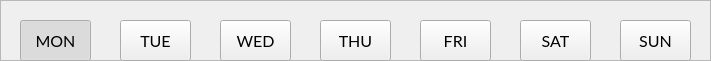
    <widget class="QFrame" name="frame_2">
     <property name="geometry">
      <rect>
       <x>20</x>
       <y>50</y>
       <width>711</width>
       <height>61</height>
      </rect>
     </property>
     <property name="frameShape">
      <enum>QFrame::StyledPanel</enum>
     </property>
     <property name="frameShadow">
      <enum>QFrame::Raised</enum>
     </property>
     <widget class="QToolButton" name="MON_2">
      <property name="geometry">
       <rect>
        <x>20</x>
        <y>20</y>
        <width>71</width>
        <height>41</height>
       </rect>
      </property>
      <property name="font">
       <font>
        <family>lato</family>
        <pointsize>12</pointsize>
        <weight>50</weight>
        <bold>false</bold>
       </font>
      </property>
      <property name="focusPolicy">
       <enum>Qt::NoFocus</enum>
      </property>
      <property name="text">
       <string>MON</string>
      </property>
      <property name="checkable">
       <bool>true</bool>
      </property>
      <property name="checked">
       <bool>true</bool>
      </property>
      <property name="autoExclusive">
       <bool>true</bool>
      </property>
     </widget>
     <widget class="QToolButton" name="TUE_2">
      <property name="geometry">
       <rect>
        <x>120</x>
        <y>20</y>
        <width>71</width>
        <height>41</height>
       </rect>
      </property>
      <property name="font">
       <font>
        <family>lato</family>
        <pointsize>12</pointsize>
        <weight>50</weight>
        <bold>false</bold>
       </font>
      </property>
      <property name="focusPolicy">
       <enum>Qt::NoFocus</enum>
      </property>
      <property name="text">
       <string>TUE</string>
      </property>
      <property name="checkable">
       <bool>true</bool>
      </property>
      <property name="autoExclusive">
       <bool>true</bool>
      </property>
     </widget>
     <widget class="QToolButton" name="WED_2">
      <property name="geometry">
       <rect>
        <x>220</x>
        <y>20</y>
        <width>71</width>
        <height>41</height>
       </rect>
      </property>
      <property name="font">
       <font>
        <family>lato</family>
        <pointsize>12</pointsize>
        <weight>50</weight>
        <bold>false</bold>
       </font>
      </property>
      <property name="focusPolicy">
       <enum>Qt::NoFocus</enum>
      </property>
      <property name="text">
       <string>WED</string>
      </property>
      <property name="checkable">
       <bool>true</bool>
      </property>
      <property name="autoExclusive">
       <bool>true</bool>
      </property>
     </widget>
     <widget class="QToolButton" name="THU_2">
      <property name="geometry">
       <rect>
        <x>320</x>
        <y>20</y>
        <width>71</width>
        <height>41</height>
       </rect>
      </property>
      <property name="font">
       <font>
        <family>lato</family>
        <pointsize>12</pointsize>
        <weight>50</weight>
        <bold>false</bold>
       </font>
      </property>
      <property name="focusPolicy">
       <enum>Qt::NoFocus</enum>
      </property>
      <property name="text">
       <string>THU</string>
      </property>
      <property name="checkable">
       <bool>true</bool>
      </property>
      <property name="autoExclusive">
       <bool>true</bool>
      </property>
     </widget>
     <widget class="QToolButton" name="FRI_2">
      <property name="geometry">
       <rect>
        <x>420</x>
        <y>20</y>
        <width>71</width>
        <height>41</height>
       </rect>
      </property>
      <property name="font">
       <font>
        <family>lato</family>
        <pointsize>12</pointsize>
        <weight>50</weight>
        <bold>false</bold>
       </font>
      </property>
      <property name="focusPolicy">
       <enum>Qt::NoFocus</enum>
      </property>
      <property name="text">
       <string>FRI</string>
      </property>
      <property name="checkable">
       <bool>true</bool>
      </property>
      <property name="autoExclusive">
       <bool>true</bool>
      </property>
     </widget>
     <widget class="QToolButton" name="SAT_2">
      <property name="geometry">
       <rect>
        <x>520</x>
        <y>20</y>
        <width>71</width>
        <height>41</height>
       </rect>
      </property>
      <property name="font">
       <font>
        <family>lato</family>
        <pointsize>12</pointsize>
        <weight>50</weight>
        <bold>false</bold>
       </font>
      </property>
      <property name="focusPolicy">
       <enum>Qt::NoFocus</enum>
      </property>
      <property name="text">
       <string>SAT</string>
      </property>
      <property name="checkable">
       <bool>true</bool>
      </property>
      <property name="autoExclusive">
       <bool>true</bool>
      </property>
     </widget>
     <widget class="QToolButton" name="SUN_2">
      <property name="geometry">
       <rect>
        <x>620</x>
        <y>20</y>
        <width>71</width>
        <height>41</height>
       </rect>
      </property>
      <property name="font">
       <font>
        <family>lato</family>
        <pointsize>12</pointsize>
        <weight>50</weight>
        <bold>false</bold>
       </font>
      </property>
      <property name="focusPolicy">
       <enum>Qt::NoFocus</enum>
      </property>
      <property name="text">
       <string>SUN</string>
      </property>
      <property name="checkable">
       <bool>true</bool>
      </property>
      <property name="autoExclusive">
       <bool>true</bool>
      </property>
     </widget>
    </widget>
